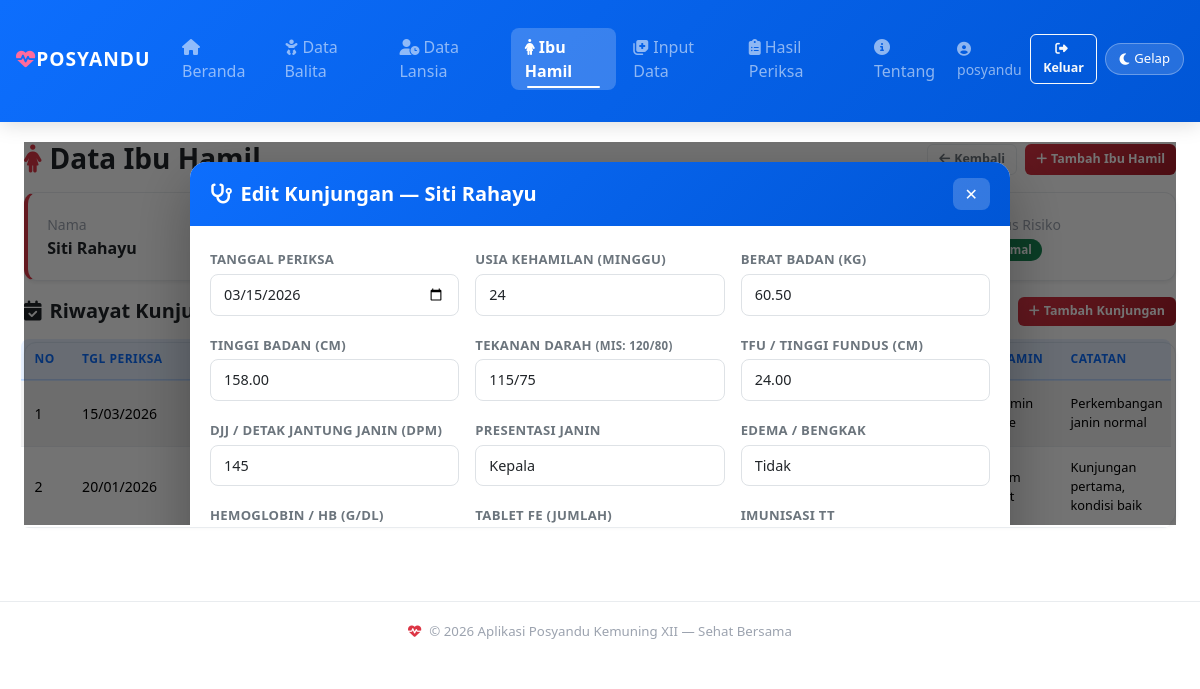
The page /ibu_hamil.php?view=1&edit_kunjungan=2 (signed in) on the database its author committed.
### tables this page shows
CREATE TABLE IF NOT EXISTS tb_ibu_hamil (
  id INT AUTO_INCREMENT PRIMARY KEY,
  nik VARCHAR(20) NOT NULL,
  nama VARCHAR(100) NOT NULL,
  tgl_lahir DATE,
  umur INT,
  alamat TEXT,
  no_hp VARCHAR(20),
  nama_suami VARCHAR(100),
  golongan_darah VARCHAR(5),
   
  gravida TINYINT DEFAULT 1 COMMENT 'kehamilan ke-',
  paritas TINYINT DEFAULT 0 COMMENT 'jumlah persalinan',
  abortus TINYINT DEFAULT 0,
  jumlah_anak_hidup TINYINT DEFAULT 0,
  hpht DATE COMMENT 'Hari Pertama Haid Terakhir',
  hpl DATE COMMENT 'Hari Perkiraan Lahir',
   
  status_risiko ENUM('Normal','Risiko Rendah','Risiko Tinggi') DEFAULT 'Normal',
  faktor_risiko TEXT,
  catatan TEXT,
  tgl_daftar DATE,
  aktif TINYINT DEFAULT 1 COMMENT '1=aktif, 0=sudah melahirkan'
);

CREATE TABLE IF NOT EXISTS tb_kunjungan_hamil (
  id INT AUTO_INCREMENT PRIMARY KEY,
  id_ibu INT NOT NULL,
  tgl_periksa DATE NOT NULL,
  usia_kehamilan_minggu TINYINT,
  bb_kg DECIMAL(5,2),
  tb_cm DECIMAL(5,2),
  tekanan_darah VARCHAR(20),
  tfu_cm DECIMAL(5,2) COMMENT 'Tinggi Fundus Uteri',
  djj INT COMMENT 'Detak Jantung Janin (dpm)',
  presentasi_janin VARCHAR(30) COMMENT 'kepala/sungsang/dll',
  edema ENUM('Tidak','Ringan','Sedang','Berat') DEFAULT 'Tidak',
  hb DECIMAL(4,2) COMMENT 'Hemoglobin g/dL',
  tablet_fe INT DEFAULT 0 COMMENT 'jumlah tablet Fe diberikan',
  imunisasi_tt VARCHAR(10) DEFAULT '-' COMMENT 'TT1-TT5',
  vitamin TEXT,
  catatan_kunjungan TEXT,
  FOREIGN KEY (id_ibu) REFERENCES tb_ibu_hamil(id) ON DELETE CASCADE
);

### ibu_hamil.php (the view, shortened to what this page needs)
<?php
require 'config.php';
$ibu_list = $pdo->query('SELECT * FROM tb_ibu_hamil ORDER BY aktif DESC, tgl_daftar DESC')->fetchAll();
$detail_ibu = null; $kunjungan_list = []; $edit_kunjungan = null; $edit_ibu = null;
if(isset($_GET['view']) && is_numeric($_GET['view'])) {
    $sq = $pdo->prepare('SELECT * FROM tb_ibu_hamil WHERE id=?'); $sq->execute([$_GET['view']]); $detail_ibu = $sq->fetch();
    $sk = $pdo->prepare('SELECT * FROM tb_kunjungan_hamil WHERE id_ibu=? ORDER BY tgl_periksa DESC'); $sk->execute([$_GET['view']]); $kunjungan_list = $sk->fetchAll();
}
if(isset($_GET['edit_kunjungan']) && is_numeric($_GET['edit_kunjungan'])) {
    $sq = $pdo->prepare('SELECT * FROM tb_kunjungan_hamil WHERE id=?'); $sq->execute([$_GET['edit_kunjungan']]); $edit_kunjungan = $sq->fetch();
    if($edit_kunjungan) {
        $si = $pdo->prepare('SELECT * FROM tb_ibu_hamil WHERE id=?'); $si->execute([$edit_kunjungan['id_ibu']]); $detail_ibu = $si->fetch();
        $sk = $pdo->prepare('SELECT * FROM tb_kunjungan_hamil WHERE id_ibu=? ORDER BY tgl_periksa DESC'); $sk->execute([$edit_kunjungan['id_ibu']]); $kunjungan_list = $sk->fetchAll();
    }
}
include 'header.php';
?>
<div class="d-flex align-items-center justify-content-between mb-3 flex-wrap gap-2">
    <h3 class="mb-0"><i class="fa fa-female me-2 text-danger"></i>Data Ibu Hamil</h3>
    <div class="d-flex gap-2 flex-wrap">
        <?php if($detail_ibu || $edit_ibu): ?>
        <a href="ibu_hamil.php" class="btn btn-outline-secondary btn-sm"><i class="fa fa-arrow-left me-1"></i>Kembali</a>
        <?php endif; ?>
        <button class="btn btn-danger btn-sm" onclick="showModal('modalTambahIbu')">
            <i class="fa fa-plus me-1"></i>Tambah Ibu Hamil
        </button>
    </div>
</div>
<?php if(!$detail_ibu && !$edit_ibu): ?>
<div class="row g-3 mb-3">
    <?php
    $total  = count($ibu_list);
    $aktif  = count(array_filter($ibu_list,fn($i)=>$i['aktif']==1));
    $risiko = count(array_filter($ibu_list,fn($i)=>$i['status_risiko']==='Risiko Tinggi'));
    $lahir  = count(array_filter($ibu_list,fn($i)=>$i['aktif']==0));
    $cards  = [
        ['val'=>$total, 'label'=>'Total Terdaftar','icon'=>'fa-female','color'=>'danger'],
        ['val'=>$aktif, 'label'=>'Aktif Hamil',    'icon'=>'fa-heart',  'color'=>'success'],
        ['val'=>$risiko,'label'=>'Risiko Tinggi',  'icon'=>'fa-exclamation-triangle','color'=>'warning'],
        ['val'=>$lahir, 'label'=>'Sudah Melahirkan','icon'=>'fa-baby-carriage','color'=>'purple'],
    ];
    foreach($cards as $c): $col = $c['color']==='purple'?'style="color:#6f42c1"':''; ?>
    <div class="col-6 col-md-3">
        <div class="stat-card shadow-sm">
            <div class="stat-icon <?= $c['color']!=='purple'?'text-'.$c['color']:'' ?>" <?= $col ?>><i class="fa <?= $c['icon'] ?>"></i></div>
            <div class="stat-number <?= $c['color']!=='purple'?'text-'.$c['color']:'' ?>" <?= $col ?>><?= $c['val'] ?></div>
            <div class="stat-label"><?= $c['label'] ?></div>
        </div>
    </div>
    <?php endforeach; ?>
</div>
<div class="card shadow-sm">
    <div class="card-header d-flex justify-content-between align-items-center flex-wrap gap-2">
        <span><i class="fa fa-list me-2"></i>Daftar Ibu Hamil</span>
        <input type="text" id="searchIbu" class="form-control form-control-sm" style="max-width:220px" placeholder="🔍 Cari nama / NIK...">
    </div>
    <div class="card-body p-0">
        <div class="table-responsive">
            <table class="table table-striped table-hover align-middle mb-0" id="tblIbu">
                <thead class="posyandu-thead-primary">
                    <tr><th>No</th><th>NIK</th><th>Nama</th><th>Usia</th><th>HPHT</th><th>HPL</th><th>Gravida</th><th>Gol. Darah</th><th>Status Risiko</th><th>Status</th><th>Aksi</th></tr>
                </thead>
                <tbody>
                <?php if(!$ibu_list): ?><tr><td colspan="11" class="text-center py-4" style="color:var(--text-muted)">Belum ada data</td></tr><?php endif; ?>
                <?php $no=1; foreach($ibu_list as $d): ?>
                <tr>
                    <td><?= $no++ ?></td>
                    <td><?= htmlspecialchars($d['nik']) ?></td>
                    <td><strong><?= htmlspecialchars($d['nama']) ?></strong><br><small style="color:var(--text-muted)">Suami: <?= htmlspecialchars($d['nama_suami']??'-') ?></small></td>
                    <td><?= $d['umur'] ?> thn</td>
                    <td><?= $d['hpht']?date('d/m/Y',strtotime($d['hpht'])):'-' ?></td>
                    <td><?= $d['hpl']?date('d/m/Y',strtotime($d['hpl'])):'-' ?></td>
                    <td><span class="badge bg-info text-dark">G<?= $d['gravida'] ?>P<?= $d['paritas'] ?>A<?= $d['abortus'] ?></span></td>
                    <td><?= $d['golongan_darah']??'-' ?></td>
                    <td><?php $rc=['Normal'=>'success','Risiko Rendah'=>'warning','Risiko Tinggi'=>'danger']; $r=$d['status_risiko']??'Normal'; ?>
                        <span class="badge bg-<?= $rc[$r]??'secondary' ?> <?= $r==='Risiko Rendah'?'text-dark':'' ?>"><?= $r ?></span></td>
                    <td><span class="badge <?= $d['aktif']?'bg-success':'bg-secondary' ?>"><?= $d['aktif']?'Aktif':'Melahirkan' ?></span></td>
                    <td>
                        <div class="d-flex gap-1">
                            <a href="ibu_hamil.php?view=<?= $d['id'] ?>" class="btn btn-sm btn-primary" title="Detail"><i class="fa fa-eye"></i></a>
                            <a href="ibu_hamil.php?edit_ibu=<?= $d['id'] ?>" class="btn btn-sm btn-outline-primary" title="Edit"><i class="fa fa-edit"></i></a>
                            <form method="post" action="ibu_hamil.php" class="d-inline" onsubmit="return konfirmasiHapus(this,'Hapus data ibu hamil ini beserta seluruh riwayat kunjungan?')">
                                <input type="hidden" name="del_ibu" value="<?= $d['id'] ?>">
                                <button type="submit" class="btn btn-sm btn-outline-danger" title="Hapus"><i class="fa fa-trash"></i></button>
                            </form>
                        </div>
                    </td>
                </tr>
                <?php endforeach; ?>
                </tbody>
            </table>
        </div>
    </div>
</div>
<?php else: ?>
<div class="card shadow-sm mb-3" style="border-left:4px solid #dc3545">
    <div class="card-body">
        <div class="row g-2">
            <div class="col-md-3"><small style="color:var(--text-muted)">Nama</small><div class="fw-bold"><?= htmlspecialchars($detail_ibu['nama']) ?></div></div>
            <div class="col-md-2"><small style="color:var(--text-muted)">NIK</small><div><?= htmlspecialchars($detail_ibu['nik']) ?></div></div>
            <div class="col-md-2"><small style="color:var(--text-muted)">Usia / Gol. Darah</small><div><?= $detail_ibu['umur'] ?> thn / <?= $detail_ibu['golongan_darah']??'-' ?></div></div>
            <div class="col-md-3"><small style="color:var(--text-muted)"></small><div></div></div>
            <div class="col-md-2"><small style="color:var(--text-muted)">Status Risiko</small><div>
                <?php $r=$detail_ibu['status_risiko']??'Normal'; $rc=['Normal'=>'success','Risiko Rendah'=>'warning','Risiko Tinggi'=>'danger']; ?>
                <span class="badge bg-<?= $rc[$r] ?> <?= $r==='Risiko Rendah'?'text-dark':'' ?>"><?= $r ?></span>
            </div></div>
        </div>
    </div>
</div>
<div class="d-flex justify-content-between align-items-center mb-3 flex-wrap gap-2">
    <h5 class="mb-0"><i class="fa fa-calendar-check me-2"></i>Riwayat Kunjungan (<?= count($kunjungan_list) ?>x)</h5>
    <button class="btn btn-danger btn-sm" onclick="showModal('modalKunjungan')"><i class="fa fa-plus me-1"></i>Tambah Kunjungan</button>
</div>
<div class="card shadow-sm">
    <div class="card-body p-0">
        <div class="table-responsive">
            <table class="table table-striped table-hover align-middle mb-0">
                <thead class="posyandu-thead-primary">
                    <tr><th>No</th><th>Tgl Periksa</th><th>Usia Keh.</th><th>BB</th><th>TD</th><th>TFU</th><th>DJJ</th><th>Presentasi</th><th>Edema</th><th>Hb</th><th>Tablet Fe</th><th>Imun. TT</th><th>Vitamin</th><th>Catatan</th><th>Aksi</th></tr>
                </thead>
                <tbody>
                <?php $no=1; foreach($kunjungan_list as $k): ?>
                <tr>
                    <td><?= $no++ ?></td>
                    <td><?= date('d/m/Y',strtotime($k['tgl_periksa'])) ?></td>
                    <td><span class="badge bg-primary"><?= $k['usia_kehamilan_minggu'] ?> mgg</span></td>
                    <td><?= $k['bb_kg'] ?> kg</td>
                    <td><?php $td=$k['tekanan_darah']; $p=explode('/',$td); $tc='bg-success';
                    ?><span class="badge <?= $tc ?>"><?= htmlspecialchars($td) ?></span></td>
                    <td><?= $k['tfu_cm'] ?> cm</td>
                    <td><?= $k['djj'] ?> dpm</td>
                    <td><?= htmlspecialchars($k['presentasi_janin']??'-') ?></td>
                    <td><?php $ec=['Tidak'=>'success','Ringan'=>'warning','Sedang'=>'warning','Berat'=>'danger']; $e=$k['edema']??'Tidak'; ?>
                        <span class="badge bg-<?= $ec[$e]??'secondary' ?> <?= $e!=='Tidak'?'text-dark':'' ?>"><?= $e ?></span></td>
                    <td><span class="badge bg-<?= (float)$k['hb']>=11?'success':'danger' ?>"><?= $k['hb'] ?></span></td>
                    <td><?= $k['tablet_fe'] ?> tab</td>
                    <td><?= $k['imunisasi_tt']??'-' ?></td>
                    <td style="max-width:100px;white-space:normal;font-size:0.8rem"><?= htmlspecialchars($k['vitamin']??'-') ?></td>
                    <td style="max-width:120px;white-space:normal;font-size:0.8rem"><?= htmlspecialchars($k['catatan_kunjungan']??'-') ?></td>
                </tr>
                <?php endforeach; ?>
                </tbody>
            </table>
        </div>
    </div>
</div>
<?php endif; ?>
<?php if($detail_ibu): ?>
<div id="modalKunjungan" class="modal-overlay" style="display:<?= $edit_kunjungan?'flex':'none' ?>">
    <div class="modal-box">
        <div class="modal-header-custom" style="background:linear-gradient(135deg,#0d6efd,#0056d6)">
            <h5 class="mb-0 text-white"><i class="fa fa-stethoscope me-2"></i><?= $edit_kunjungan?'Edit':'Tambah' ?> Kunjungan — <?= htmlspecialchars($detail_ibu['nama']) ?></h5>
            <button onclick="hideModal('modalKunjungan')" class="modal-close-btn">✕</button>
        </div>
        <div class="modal-body-custom">
            <form method="post" action="ibu_hamil.php?view=<?= $detail_ibu['id'] ?>">
                <div class="row g-3">
                    <div class="col-md-4">
                        <label class="form-label">Tanggal Periksa</label>
                        <input type="date" name="tgl_periksa" class="form-control" value="<?= $edit_kunjungan?$edit_kunjungan['tgl_periksa']:date('Y-m-d') ?>" required>
                    </div>
                    <div class="col-md-4">
                        <label class="form-label">Usia Kehamilan (minggu)</label>
                        <input type="number" name="usia_kehamilan" class="form-control" min="1" max="42" value="<?= $edit_kunjungan?$edit_kunjungan['usia_kehamilan_minggu']:'' ?>" required>
                    </div>
                    <div class="col-md-4">
                        <label class="form-label">Berat Badan (kg)</label>
                        <input type="number" step="0.1" name="bb" class="form-control" value="<?= $edit_kunjungan?$edit_kunjungan['bb_kg']:'' ?>" required>
                    </div>
                    <div class="col-md-4">
                        <label class="form-label">Tinggi Badan (cm)</label>
                        <input type="number" step="0.1" name="tb" class="form-control" value="<?= $edit_kunjungan?$edit_kunjungan['tb_cm']:'' ?>">
                    </div>
                    <div class="col-md-4">
                        <label class="form-label">Tekanan Darah <small>(mis: 120/80)</small></label>
                        <input name="tekanan_darah" class="form-control" placeholder="120/80" value="<?= $edit_kunjungan?htmlspecialchars($edit_kunjungan['tekanan_darah']):'' ?>" required>
                    </div>
                    <div class="col-md-4">
                        <label class="form-label">TFU / Tinggi Fundus (cm)</label>
                        <input type="number" step="0.1" name="tfu" class="form-control" value="<?= $edit_kunjungan?$edit_kunjungan['tfu_cm']:'' ?>">
                    </div>
                    <div class="col-md-4">
                        <label class="form-label">DJJ / Detak Jantung Janin (dpm)</label>
                        <input type="number" name="djj" class="form-control" min="80" max="200" value="<?= $edit_kunjungan?$edit_kunjungan['djj']:'' ?>">
                    </div>
                    <div class="col-md-4">
                        <label class="form-label">Presentasi Janin</label>
                        <select name="presentasi" class="form-select">
                            <?php foreach(['Kepala','Sungsang','Lintang','Miring','Belum Dapat Dinilai'] as $p): ?>
                            <option value="<?= $p ?>" <?= ($edit_kunjungan&&$edit_kunjungan['presentasi_janin']==$p)?'selected':'' ?>><?= $p ?></option>
                            <?php endforeach; ?>
                        </select>
                    </div>
                    <div class="col-md-4">
                        <label class="form-label">Edema / Bengkak</label>
                        <select name="edema" class="form-select">
                            <?php foreach(['Tidak','Ringan','Sedang','Berat'] as $e): ?>
                            <option value="<?= $e ?>" <?= ($edit_kunjungan&&$edit_kunjungan['edema']==$e)?'selected':'' ?>><?= $e ?></option>
                            <?php endforeach; ?>
                        </select>
                    </div>
                    <div class="col-md-4">
                        <label class="form-label">Hemoglobin / Hb (g/dL)</label>
                    </div>
                    <div class="col-md-4">
                        <label class="form-label">Tablet Fe (jumlah)</label>
                    </div>
                    <div class="col-md-4">
                        <label class="form-label">Imunisasi TT</label>
                    </div>
                </div>
            </form>
        </div>
    </div>
</div>
<?php endif; ?>
<?php include 'footer.php'; ?>

### rows shown on the page
tb_ibu_hamil: nama "Siti Rahayu"
tb_kunjungan_hamil: tgl_periksa "15/03/2026", vitamin "Vitamin…", catatan_kunjungan "Perkembangan janin normal", tgl_periksa "03/15/2026", usia_kehamilan "24", bb "60.50", tb "158.00", tekanan_darah "115/75", tfu "24.00", djj "145", presentasi "Kepala", edema "Tidak"
tb_kunjungan_hamil: tgl_periksa "20/01/2026", catatan_kunjungan "Kunjungan pertama, kondisi baik"

### other values the page prints
$_SESSION['user'] "posyandu"
